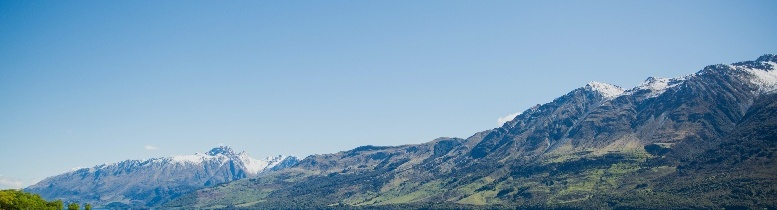
#> input picture original.jpg, 777 x 210 px
$ python gaidetect.py original.jpg 1.0 1.0 out.png
#> lines starting #> are read from the running program, lines starting #| are printed output that depends on the picture; after the words box and inside, x2 and y2 are one past the last pixel; in counts of white or black regions, pixels touching at a corner belong together
import sys

import cv2
import matplotlib.pyplot as plt
import numpy as np

sift = cv2.xfeatures2d.SIFT_create()

# [11 lines left out: functions very_close, S, not called in this run]


def reisfeld(phi, phj, theta):
    return 1 - np.cos(phi + phj - 2 * theta)


def midpoint(i, j):
    return (i[0] + j[0]) / 2, (i[1] + j[1]) / 2


# [105 lines left out: functions angle_with_x_axis, superm2, not called in this run]
    # draw(2.8, 2.4)
    # cv2.imshow('a', image); cv2.waitKey(0);


def draw(image, r, theta):
    if np.pi / 4 < theta < 3 * (np.pi / 4):
        for x in range(len(image.T)):
            y = int((r - x * np.cos(theta)) / np.sin(theta))
            if 0 <= y < len(image.T[x]):
                image[y][x] = 255
    else:
        for y in range(len(image)):
            x = int((r - y * np.sin(theta)) / np.cos(theta))
            if 0 <= x < len(image[y]):
                image[y][x] = 255


def main():
    argc = len(sys.argv)
    if not (argc == 2 or argc == 4 or argc == 5):
        print("Usage: python3 detect.py IMAGE [r] [theta]")
        return
    if argc == 2:
        superm2(cv2.imread(sys.argv[1], 0))
    elif argc == 4:
        image = cv2.imread(sys.argv[1], 0)
        draw(image, float(sys.argv[2]), float(sys.argv[3]))
        cv2.imshow("a", image)
        cv2.waitKey(0)
    else:
        image = cv2.imread(sys.argv[1], 0)
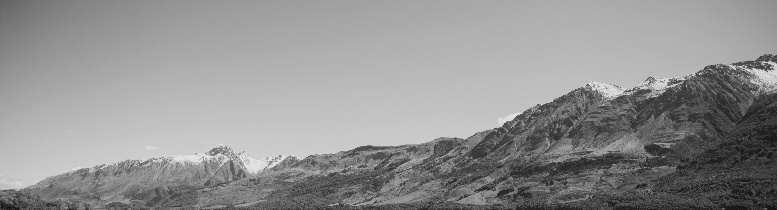
#> image: shape (210, 777); min 15, max 233, mean 145.9
        draw(image, float(sys.argv[2]), float(sys.argv[3]))
#> the loop in draw, `for x in range(len(image.T)):` made 777 passes
#> y on passes 1 to 3: 1, 0, 0
#> after the loop in draw, `for x in range(len(image.T)):`: image: shape (210, 777); under 0.01% of pixels changed, all inside (x1, y1, x2, y2) = (0, 0, 4, 2)
        cv2.imwrite("{}".format(sys.argv[4]), image)


if __name__ == "__main__":
    main()

$ run again, on reflection.jpg
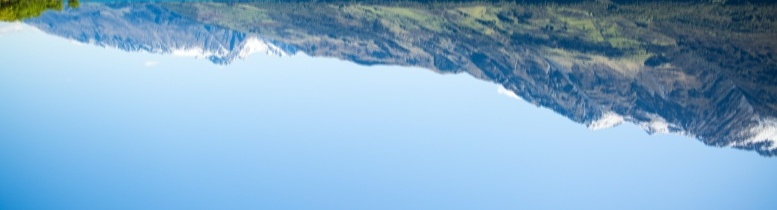
#> input picture reflection.jpg, 777 x 210 px
#> in main, `image = cv2.imread(sys.argv[1], 0)`:
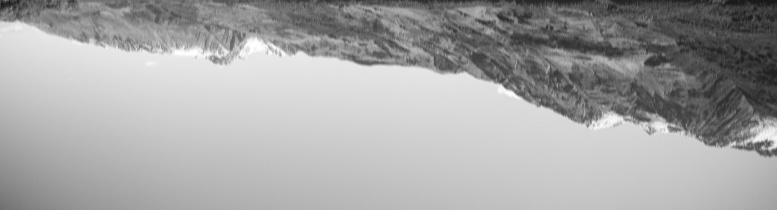
#> image: shape (210, 777); min 21, max 255, mean 164.8
#> the loop in draw, `for x in range(len(image.T)):` made 777 passes
#> y on passes 1 to 3: 1, 0, 0

$ run again, on reflection2.jpg
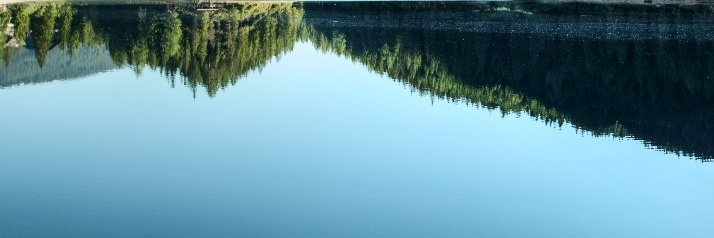
#> input picture reflection2.jpg, 714 x 238 px
#> in main, `image = cv2.imread(sys.argv[1], 0)`:
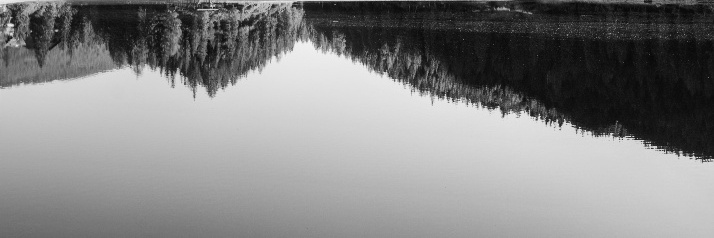
#> image: shape (238, 714); min 6, max 244, mean 132.8
#> the loop in draw, `for x in range(len(image.T)):` made 714 passes
#> y on passes 1 to 3: 1, 0, 0
